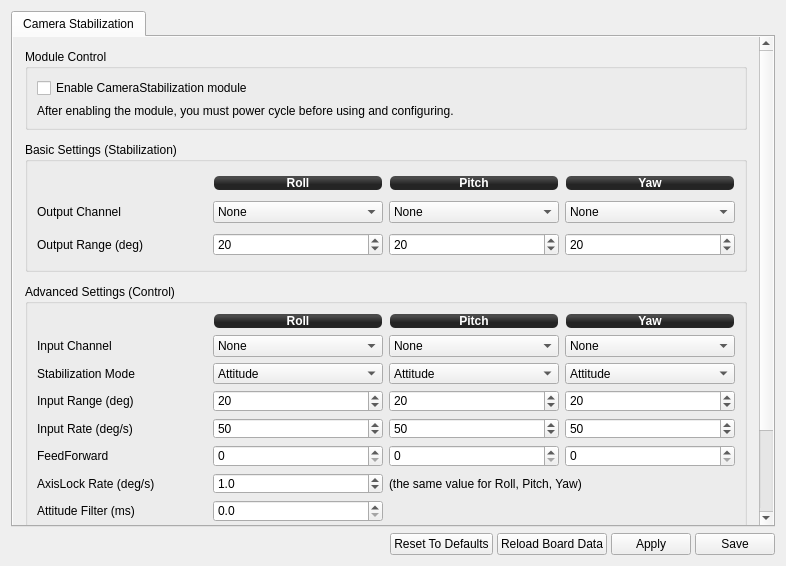
<?xml version="1.0" encoding="UTF-8"?>
<ui version="4.0">
 <class>CameraStabilizationWidget</class>
 <widget class="QWidget" name="CameraStabilizationWidget">
  <property name="geometry">
   <rect>
    <x>0</x>
    <y>0</y>
    <width>786</width>
    <height>566</height>
   </rect>
  </property>
  <property name="sizePolicy">
   <sizepolicy hsizetype="Preferred" vsizetype="Preferred">
    <horstretch>0</horstretch>
    <verstretch>0</verstretch>
   </sizepolicy>
  </property>
  <property name="minimumSize">
   <size>
    <width>0</width>
    <height>0</height>
   </size>
  </property>
  <property name="windowTitle">
   <string>Form</string>
  </property>
  <layout class="QVBoxLayout" name="verticalLayout_5">
   <item>
    <widget class="QTabWidget" name="tabWidget">
     <property name="sizePolicy">
      <sizepolicy hsizetype="Expanding" vsizetype="Expanding">
       <horstretch>0</horstretch>
       <verstretch>0</verstretch>
      </sizepolicy>
     </property>
     <property name="currentIndex">
      <number>0</number>
     </property>
     <widget class="QWidget" name="tab">
      <attribute name="title">
       <string>Camera Stabilization</string>
      </attribute>
      <layout class="QVBoxLayout" name="verticalLayout_2">
       <property name="margin">
        <number>0</number>
       </property>
       <item>
        <widget class="QScrollArea" name="scrollArea">
         <property name="sizePolicy">
          <sizepolicy hsizetype="Expanding" vsizetype="Expanding">
           <horstretch>0</horstretch>
           <verstretch>0</verstretch>
          </sizepolicy>
         </property>
         <property name="frameShape">
          <enum>QFrame::NoFrame</enum>
         </property>
         <property name="widgetResizable">
          <bool>true</bool>
         </property>
         <widget class="QWidget" name="scrollAreaWidgetContents_2">
          <property name="geometry">
           <rect>
            <x>0</x>
            <y>-87</y>
            <width>741</width>
            <height>559</height>
           </rect>
          </property>
          <layout class="QVBoxLayout" name="verticalLayout">
           <property name="spacing">
            <number>12</number>
           </property>
           <property name="margin">
            <number>12</number>
           </property>
           <item>
            <widget class="QGroupBox" name="groupBox_2">
             <property name="sizePolicy">
              <sizepolicy hsizetype="Preferred" vsizetype="Preferred">
               <horstretch>0</horstretch>
               <verstretch>0</verstretch>
              </sizepolicy>
             </property>
             <property name="minimumSize">
              <size>
               <width>0</width>
               <height>0</height>
              </size>
             </property>
             <property name="maximumSize">
              <size>
               <width>16777215</width>
               <height>16777215</height>
              </size>
             </property>
             <property name="title">
              <string>Module Control</string>
             </property>
             <layout class="QVBoxLayout" name="verticalLayout_4">
              <item>
               <widget class="QCheckBox" name="enableCameraStabilization">
                <property name="focusPolicy">
                 <enum>Qt::StrongFocus</enum>
                </property>
                <property name="text">
                 <string>Enable CameraStabilization module</string>
                </property>
               </widget>
              </item>
              <item>
               <widget class="QLabel" name="label_7">
                <property name="text">
                 <string>After enabling the module, you must power cycle before using and configuring.</string>
                </property>
               </widget>
              </item>
             </layout>
            </widget>
           </item>
           <item>
            <widget class="QGroupBox" name="groupBox_5">
             <property name="sizePolicy">
              <sizepolicy hsizetype="Preferred" vsizetype="Preferred">
               <horstretch>0</horstretch>
               <verstretch>0</verstretch>
              </sizepolicy>
             </property>
             <property name="minimumSize">
              <size>
               <width>0</width>
               <height>130</height>
              </size>
             </property>
             <property name="maximumSize">
              <size>
               <width>16777215</width>
               <height>16777215</height>
              </size>
             </property>
             <property name="title">
              <string>Basic Settings (Stabilization)</string>
             </property>
             <layout class="QGridLayout" name="gridLayout_9">
              <item row="2" column="3">
               <widget class="QSpinBox" name="yawOutputRange">
                <property name="focusPolicy">
                 <enum>Qt::StrongFocus</enum>
                </property>
                <property name="toolTip">
                 <string>Camera yaw angle for 100% output value, deg.

This value should be tuned for particular gimbal and servo. You also
have to define channel output range using Output configuration tab.</string>
                </property>
                <property name="maximum">
                 <number>180</number>
                </property>
                <property name="value">
                 <number>20</number>
                </property>
                <property name="objrelation" stdset="0">
                 <stringlist>
                  <string>objname:CameraStabSettings</string>
                  <string>fieldname:OutputRange</string>
                  <string>element:Yaw</string>
                  <string>haslimits:no</string>
                  <string>scale:1</string>
                  <string>buttongroup:1</string>
                 </stringlist>
                </property>
               </widget>
              </item>
              <item row="2" column="2">
               <widget class="QSpinBox" name="pitchOutputRange">
                <property name="focusPolicy">
                 <enum>Qt::StrongFocus</enum>
                </property>
                <property name="toolTip">
                 <string>Camera pitch angle for 100% output value, deg.

This value should be tuned for particular gimbal and servo. You also
have to define channel output range using Output configuration tab.</string>
                </property>
                <property name="maximum">
                 <number>180</number>
                </property>
                <property name="value">
                 <number>20</number>
                </property>
                <property name="objrelation" stdset="0">
                 <stringlist>
                  <string>objname:CameraStabSettings</string>
                  <string>fieldname:OutputRange</string>
                  <string>element:Pitch</string>
                  <string>haslimits:no</string>
                  <string>scale:1</string>
                  <string>buttongroup:1</string>
                 </stringlist>
                </property>
               </widget>
              </item>
              <item row="2" column="1">
               <widget class="QSpinBox" name="rollOutputRange">
                <property name="focusPolicy">
                 <enum>Qt::StrongFocus</enum>
                </property>
                <property name="toolTip">
                 <string>Camera roll angle for 100% output value, deg.

This value should be tuned for particular gimbal and servo. You also
have to define channel output range using Output configuration tab.</string>
                </property>
                <property name="maximum">
                 <number>180</number>
                </property>
                <property name="value">
                 <number>20</number>
                </property>
                <property name="objrelation" stdset="0">
                 <stringlist>
                  <string>objname:CameraStabSettings</string>
                  <string>fieldname:OutputRange</string>
                  <string>element:Roll</string>
                  <string>haslimits:no</string>
                  <string>scale:1</string>
                  <string>buttongroup:1</string>
                 </stringlist>
                </property>
               </widget>
              </item>
              <item row="1" column="3">
               <widget class="QComboBox" name="yawChannel">
                <property name="focusPolicy">
                 <enum>Qt::StrongFocus</enum>
                </property>
                <property name="toolTip">
                 <string>Yaw output channel for camera gimbal</string>
                </property>
                <item>
                 <property name="text">
                  <string>None</string>
                 </property>
                </item>
               </widget>
              </item>
              <item row="1" column="2">
               <widget class="QComboBox" name="pitchChannel">
                <property name="focusPolicy">
                 <enum>Qt::StrongFocus</enum>
                </property>
                <property name="toolTip">
                 <string>Pitch output channel for camera gimbal</string>
                </property>
                <item>
                 <property name="text">
                  <string>None</string>
                 </property>
                </item>
               </widget>
              </item>
              <item row="1" column="1">
               <widget class="QComboBox" name="rollChannel">
                <property name="focusPolicy">
                 <enum>Qt::StrongFocus</enum>
                </property>
                <property name="toolTip">
                 <string>Roll output channel for camera gimbal</string>
                </property>
                <item>
                 <property name="text">
                  <string>None</string>
                 </property>
                </item>
               </widget>
              </item>
              <item row="1" column="0">
               <widget class="QLabel" name="label_42">
                <property name="text">
                 <string>Output Channel</string>
                </property>
               </widget>
              </item>
              <item row="2" column="0">
               <widget class="QLabel" name="label_43">
                <property name="toolTip">
                 <string>Degrees deflection for half the full motion.</string>
                </property>
                <property name="text">
                 <string>Output Range (deg)</string>
                </property>
               </widget>
              </item>
              <item row="0" column="3">
               <widget class="QLabel" name="label_44">
                <property name="minimumSize">
                 <size>
                  <width>0</width>
                  <height>16</height>
                 </size>
                </property>
                <property name="maximumSize">
                 <size>
                  <width>16777215</width>
                  <height>16</height>
                 </size>
                </property>
                <property name="styleSheet">
                 <string notr="true">background-color: qlineargradient(spread:reflect, x1:0.507, y1:0, x2:0.507, y2:0.772, stop:0.208955 rgba(74, 74, 74, 255), stop:0.78607 rgba(36, 36, 36, 255));
color: rgb(255, 255, 255);
border-radius: 5;
font: bold 12px;
margin:1px;</string>
                </property>
                <property name="text">
                 <string>Yaw</string>
                </property>
                <property name="alignment">
                 <set>Qt::AlignCenter</set>
                </property>
               </widget>
              </item>
              <item row="0" column="2">
               <widget class="QLabel" name="label_45">
                <property name="minimumSize">
                 <size>
                  <width>0</width>
                  <height>16</height>
                 </size>
                </property>
                <property name="maximumSize">
                 <size>
                  <width>16777215</width>
                  <height>16</height>
                 </size>
                </property>
                <property name="styleSheet">
                 <string notr="true">background-color: qlineargradient(spread:reflect, x1:0.507, y1:0, x2:0.507, y2:0.772, stop:0.208955 rgba(74, 74, 74, 255), stop:0.78607 rgba(36, 36, 36, 255));
color: rgb(255, 255, 255);
border-radius: 5;
font: bold 12px;
margin:1px;</string>
                </property>
                <property name="text">
                 <string>Pitch</string>
                </property>
                <property name="alignment">
                 <set>Qt::AlignCenter</set>
                </property>
               </widget>
              </item>
              <item row="0" column="1">
               <widget class="QLabel" name="label_46">
                <property name="minimumSize">
                 <size>
                  <width>0</width>
                  <height>16</height>
                 </size>
                </property>
                <property name="maximumSize">
                 <size>
                  <width>16777215</width>
                  <height>16</height>
                 </size>
                </property>
                <property name="styleSheet">
                 <string notr="true">background-color: qlineargradient(spread:reflect, x1:0.507, y1:0, x2:0.507, y2:0.772, stop:0.208955 rgba(74, 74, 74, 255), stop:0.78607 rgba(36, 36, 36, 255));
color: rgb(255, 255, 255);
border-radius: 5;
font: bold 12px;
margin:1px;</string>
                </property>
                <property name="text">
                 <string>Roll</string>
                </property>
                <property name="alignment">
                 <set>Qt::AlignCenter</set>
                </property>
               </widget>
              </item>
             </layout>
            </widget>
           </item>
           <item>
            <widget class="QGroupBox" name="groupBox">
             <property name="sizePolicy">
              <sizepolicy hsizetype="Preferred" vsizetype="Preferred">
               <horstretch>0</horstretch>
               <verstretch>0</verstretch>
              </sizepolicy>
             </property>
             <property name="minimumSize">
              <size>
               <width>0</width>
               <height>250</height>
              </size>
             </property>
             <property name="maximumSize">
              <size>
               <width>16777215</width>
               <height>16777215</height>
              </size>
             </property>
             <property name="title">
              <string>Advanced Settings (Control)</string>
             </property>
             <layout class="QGridLayout" name="gridLayout_8">
              <property name="verticalSpacing">
               <number>6</number>
              </property>
              <item row="0" column="3">
               <widget class="QLabel" name="label_32">
                <property name="minimumSize">
                 <size>
                  <width>0</width>
                  <height>16</height>
                 </size>
                </property>
                <property name="maximumSize">
                 <size>
                  <width>16777215</width>
                  <height>16</height>
                 </size>
                </property>
                <property name="styleSheet">
                 <string notr="true">background-color: qlineargradient(spread:reflect, x1:0.507, y1:0, x2:0.507, y2:0.772, stop:0.208955 rgba(74, 74, 74, 255), stop:0.78607 rgba(36, 36, 36, 255));
color: rgb(255, 255, 255);
border-radius: 5;
font: bold 12px;
margin:1px;</string>
                </property>
                <property name="text">
                 <string>Yaw</string>
                </property>
                <property name="alignment">
                 <set>Qt::AlignCenter</set>
                </property>
               </widget>
              </item>
              <item row="0" column="1">
               <widget class="QLabel" name="label_34">
                <property name="minimumSize">
                 <size>
                  <width>0</width>
                  <height>16</height>
                 </size>
                </property>
                <property name="maximumSize">
                 <size>
                  <width>16777215</width>
                  <height>16</height>
                 </size>
                </property>
                <property name="styleSheet">
                 <string notr="true">background-color: qlineargradient(spread:reflect, x1:0.507, y1:0, x2:0.507, y2:0.772, stop:0.208955 rgba(74, 74, 74, 255), stop:0.78607 rgba(36, 36, 36, 255));
color: rgb(255, 255, 255);
border-radius: 5;
font: bold 12px;
margin:1px;</string>
                </property>
                <property name="text">
                 <string>Roll</string>
                </property>
                <property name="alignment">
                 <set>Qt::AlignCenter</set>
                </property>
               </widget>
              </item>
              <item row="2" column="3">
               <widget class="QComboBox" name="yawStabilizationMode">
                <property name="focusPolicy">
                 <enum>Qt::StrongFocus</enum>
                </property>
                <property name="toolTip">
                 <string>Axis stabilization mode

Attitude: camera tracks level for the axis. Input controls the deflection.
AxisLock: camera remembers tracking attitude. Input controls the rate of deflection.</string>
                </property>
                <property name="objrelation" stdset="0">
                 <stringlist>
                  <string>objname:CameraStabSettings</string>
                  <string>fieldname:StabilizationMode</string>
                  <string>element:Yaw</string>
                  <string>buttongroup:1</string>
                 </stringlist>
                </property>
                <item>
                 <property name="text">
                  <string>Attitude</string>
                 </property>
                </item>
               </widget>
              </item>
              <item row="1" column="3">
               <widget class="QComboBox" name="yawInputChannel">
                <property name="focusPolicy">
                 <enum>Qt::StrongFocus</enum>
                </property>
                <property name="toolTip">
                 <string>Input channel to control camera yaw

Don't forget to map this channel using Input configuration tab.</string>
                </property>
                <property name="objrelation" stdset="0">
                 <stringlist>
                  <string>objname:CameraStabSettings</string>
                  <string>fieldname:Input</string>
                  <string>element:Yaw</string>
                  <string>buttongroup:1</string>
                 </stringlist>
                </property>
                <item>
                 <property name="text">
                  <string>None</string>
                 </property>
                </item>
               </widget>
              </item>
              <item row="1" column="0">
               <widget class="QLabel" name="label_35">
                <property name="toolTip">
                 <string>Which accessory channel to use as a camera input</string>
                </property>
                <property name="text">
                 <string>Input Channel</string>
                </property>
               </widget>
              </item>
              <item row="0" column="2">
               <widget class="QLabel" name="label_33">
                <property name="minimumSize">
                 <size>
                  <width>0</width>
                  <height>16</height>
                 </size>
                </property>
                <property name="maximumSize">
                 <size>
                  <width>16777215</width>
                  <height>16</height>
                 </size>
                </property>
                <property name="styleSheet">
                 <string notr="true">background-color: qlineargradient(spread:reflect, x1:0.507, y1:0, x2:0.507, y2:0.772, stop:0.208955 rgba(74, 74, 74, 255), stop:0.78607 rgba(36, 36, 36, 255));
color: rgb(255, 255, 255);
border-radius: 5;
font: bold 12px;
margin:1px;</string>
                </property>
                <property name="text">
                 <string>Pitch</string>
                </property>
                <property name="alignment">
                 <set>Qt::AlignCenter</set>
                </property>
               </widget>
              </item>
              <item row="1" column="1">
               <widget class="QComboBox" name="rollInputChannel">
                <property name="focusPolicy">
                 <enum>Qt::StrongFocus</enum>
                </property>
                <property name="toolTip">
                 <string>Input channel to control camera roll

Don't forget to map this channel using Input configuration tab.</string>
                </property>
                <property name="objrelation" stdset="0">
                 <stringlist>
                  <string>objname:CameraStabSettings</string>
                  <string>fieldname:Input</string>
                  <string>element:Roll</string>
                  <string>buttongroup:1</string>
                 </stringlist>
                </property>
                <item>
                 <property name="text">
                  <string>None</string>
                 </property>
                </item>
               </widget>
              </item>
              <item row="1" column="2">
               <widget class="QComboBox" name="pitchInputChannel">
                <property name="focusPolicy">
                 <enum>Qt::StrongFocus</enum>
                </property>
                <property name="toolTip">
                 <string>Input channel to control camera pitch

Don't forget to map this channel using Input configuration tab.</string>
                </property>
                <property name="objrelation" stdset="0">
                 <stringlist>
                  <string>objname:CameraStabSettings</string>
                  <string>fieldname:Input</string>
                  <string>element:Pitch</string>
                  <string>buttongroup:1</string>
                 </stringlist>
                </property>
                <item>
                 <property name="text">
                  <string>None</string>
                 </property>
                </item>
               </widget>
              </item>
              <item row="3" column="3">
               <widget class="QSpinBox" name="yawInputRange">
                <property name="focusPolicy">
                 <enum>Qt::StrongFocus</enum>
                </property>
                <property name="toolTip">
                 <string>Maximum camera yaw deflection for 100% input in Attitude mode, deg.</string>
                </property>
                <property name="maximum">
                 <number>180</number>
                </property>
                <property name="value">
                 <number>20</number>
                </property>
                <property name="objrelation" stdset="0">
                 <stringlist>
                  <string>objname:CameraStabSettings</string>
                  <string>fieldname:InputRange</string>
                  <string>element:Yaw</string>
                  <string>haslimits:no</string>
                  <string>scale:1</string>
                  <string>buttongroup:1</string>
                 </stringlist>
                </property>
               </widget>
              </item>
              <item row="4" column="3">
               <widget class="QSpinBox" name="yawInputRate">
                <property name="focusPolicy">
                 <enum>Qt::StrongFocus</enum>
                </property>
                <property name="toolTip">
                 <string>Maximum camera yaw rate for 100% input in AxisLock mode, deg/s.</string>
                </property>
                <property name="maximum">
                 <number>180</number>
                </property>
                <property name="value">
                 <number>50</number>
                </property>
                <property name="objrelation" stdset="0">
                 <stringlist>
                  <string>objname:CameraStabSettings</string>
                  <string>fieldname:InputRate</string>
                  <string>element:Yaw</string>
                  <string>haslimits:no</string>
                  <string>scale:1</string>
                  <string>buttongroup:1</string>
                 </stringlist>
                </property>
               </widget>
              </item>
              <item row="5" column="3">
               <widget class="QSpinBox" name="yawResponseTime">
                <property name="focusPolicy">
                 <enum>Qt::StrongFocus</enum>
                </property>
                <property name="toolTip">
                 <string>Input low-pass filter response time for yaw axis, ms.

This option smoothes the stick input. Zero value disables LPF.</string>
                </property>
                <property name="maximum">
                 <number>1000</number>
                </property>
                <property name="value">
                 <number>0</number>
                </property>
                <property name="objrelation" stdset="0">
                 <stringlist>
                  <string>objname:CameraStabSettings</string>
                  <string>fieldname:FeedForward</string>
                  <string>element:Yaw</string>
                  <string>haslimits:no</string>
                  <string>scale:1</string>
                  <string>buttongroup:1</string>
                 </stringlist>
                </property>
               </widget>
              </item>
              <item row="2" column="2">
               <widget class="QComboBox" name="pitchStabilizationMode">
                <property name="focusPolicy">
                 <enum>Qt::StrongFocus</enum>
                </property>
                <property name="toolTip">
                 <string>Axis stabilization mode

Attitude: camera tracks level for the axis. Input controls the deflection.
AxisLock: camera remembers tracking attitude. Input controls the rate of deflection.</string>
                </property>
                <property name="objrelation" stdset="0">
                 <stringlist>
                  <string>objname:CameraStabSettings</string>
                  <string>fieldname:StabilizationMode</string>
                  <string>element:Pitch</string>
                  <string>buttongroup:1</string>
                 </stringlist>
                </property>
                <item>
                 <property name="text">
                  <string>Attitude</string>
                 </property>
                </item>
               </widget>
              </item>
              <item row="3" column="2">
               <widget class="QSpinBox" name="pitchInputRange">
                <property name="focusPolicy">
                 <enum>Qt::StrongFocus</enum>
                </property>
                <property name="toolTip">
                 <string>Maximum camera pitch deflection for 100% input in Attitude mode, deg.</string>
                </property>
                <property name="maximum">
                 <number>180</number>
                </property>
                <property name="value">
                 <number>20</number>
                </property>
                <property name="objrelation" stdset="0">
                 <stringlist>
                  <string>objname:CameraStabSettings</string>
                  <string>fieldname:InputRange</string>
                  <string>element:Pitch</string>
                  <string>haslimits:no</string>
                  <string>scale:1</string>
                  <string>buttongroup:1</string>
                 </stringlist>
                </property>
               </widget>
              </item>
              <item row="4" column="2">
               <widget class="QSpinBox" name="pitchInputRate">
                <property name="focusPolicy">
                 <enum>Qt::StrongFocus</enum>
                </property>
                <property name="toolTip">
                 <string>Maximum camera pitch rate for 100% input in AxisLock mode, deg/s.</string>
                </property>
                <property name="maximum">
                 <number>180</number>
                </property>
                <property name="value">
                 <number>50</number>
                </property>
                <property name="objrelation" stdset="0">
                 <stringlist>
                  <string>objname:CameraStabSettings</string>
                  <string>fieldname:InputRate</string>
                  <string>element:Pitch</string>
                  <string>haslimits:no</string>
                  <string>scale:1</string>
                  <string>buttongroup:1</string>
                 </stringlist>
                </property>
               </widget>
              </item>
              <item row="5" column="2">
               <widget class="QSpinBox" name="pitchResponseTime">
                <property name="focusPolicy">
                 <enum>Qt::StrongFocus</enum>
                </property>
                <property name="toolTip">
                 <string>Input low-pass filter response time for pitch axis, ms.

This option smoothes the stick input. Zero value disables LPF.</string>
                </property>
                <property name="maximum">
                 <number>1000</number>
                </property>
                <property name="value">
                 <number>0</number>
                </property>
                <property name="objrelation" stdset="0">
                 <stringlist>
                  <string>objname:CameraStabSettings</string>
                  <string>fieldname:FeedForward</string>
                  <string>element:Pitch</string>
                  <string>haslimits:no</string>
                  <string>scale:1</string>
                  <string>buttongroup:1</string>
                 </stringlist>
                </property>
               </widget>
              </item>
              <item row="2" column="1">
               <widget class="QComboBox" name="rollStabilizationMode">
                <property name="focusPolicy">
                 <enum>Qt::StrongFocus</enum>
                </property>
                <property name="toolTip">
                 <string>Axis stabilization mode

Attitude: camera tracks level for the axis. Input controls the deflection.
AxisLock: camera remembers tracking attitude. Input controls the rate of deflection.</string>
                </property>
                <property name="objrelation" stdset="0">
                 <stringlist>
                  <string>objname:CameraStabSettings</string>
                  <string>fieldname:StabilizationMode</string>
                  <string>element:Roll</string>
                  <string>buttongroup:1</string>
                 </stringlist>
                </property>
                <item>
                 <property name="text">
                  <string>Attitude</string>
                 </property>
                </item>
               </widget>
              </item>
              <item row="3" column="1">
               <widget class="QSpinBox" name="rollInputRange">
                <property name="focusPolicy">
                 <enum>Qt::StrongFocus</enum>
                </property>
                <property name="toolTip">
                 <string>Maximum camera roll deflection for 100% input in Attitude mode, deg.</string>
                </property>
                <property name="maximum">
                 <number>180</number>
                </property>
                <property name="value">
                 <number>20</number>
                </property>
                <property name="objrelation" stdset="0">
                 <stringlist>
                  <string>objname:CameraStabSettings</string>
                  <string>fieldname:InputRange</string>
                  <string>element:Roll</string>
                  <string>haslimits:no</string>
                  <string>scale:1</string>
                  <string>buttongroup:1</string>
                 </stringlist>
                </property>
               </widget>
              </item>
              <item row="6" column="0">
               <widget class="QLabel" name="label_36">
                <property name="toolTip">
                 <string>A stick input greater than this will cause the camera to track at that rate.  Less than this will cause it to try and track a setpoint.</string>
                </property>
                <property name="text">
                 <string>AxisLock Rate (deg/s)</string>
                </property>
               </widget>
              </item>
              <item row="4" column="1">
               <widget class="QSpinBox" name="rollInputRate">
                <property name="focusPolicy">
                 <enum>Qt::StrongFocus</enum>
                </property>
                <property name="toolTip">
                 <string>Maximum camera roll rate for 100% input in AxisLock mode, deg/s.</string>
                </property>
                <property name="maximum">
                 <number>180</number>
                </property>
                <property name="value">
                 <number>50</number>
                </property>
                <property name="objrelation" stdset="0">
                 <stringlist>
                  <string>objname:CameraStabSettings</string>
                  <string>fieldname:InputRate</string>
                  <string>element:Roll</string>
                  <string>haslimits:no</string>
                  <string>scale:1</string>
                  <string>buttongroup:1</string>
                 </stringlist>
                </property>
               </widget>
              </item>
              <item row="5" column="0">
               <widget class="QLabel" name="label_37">
                <property name="toolTip">
                 <string>This setting causes small changes to over-drive the servo to make it respond more quickly.  If set too high you will see overcompensation for small changes.</string>
                </property>
                <property name="text">
                 <string>FeedForward</string>
                </property>
               </widget>
              </item>
              <item row="5" column="1">
               <widget class="QSpinBox" name="rollFeedforward">
                <property name="focusPolicy">
                 <enum>Qt::StrongFocus</enum>
                </property>
                <property name="toolTip">
                 <string>Input low-pass filter response time for roll axis, ms.

This option smoothes the stick input. Zero value disables LPF.</string>
                </property>
                <property name="maximum">
                 <number>1000</number>
                </property>
                <property name="value">
                 <number>0</number>
                </property>
                <property name="objrelation" stdset="0">
                 <stringlist>
                  <string>objname:CameraStabSettings</string>
                  <string>fieldname:FeedForward</string>
                  <string>element:Roll</string>
                  <string>haslimits:no</string>
                  <string>scale:1</string>
                  <string>buttongroup:1</string>
                 </stringlist>
                </property>
               </widget>
              </item>
              <item row="4" column="0">
               <widget class="QLabel" name="label_38">
                <property name="toolTip">
                 <string>The maximum rate to move the camera from inputs.</string>
                </property>
                <property name="text">
                 <string>Input Rate (deg/s)</string>
                </property>
               </widget>
              </item>
              <item row="2" column="0">
               <widget class="QLabel" name="label_40">
                <property name="toolTip">
                 <string>Attitude mode means the stick specifies a direction.  Axis lock means the stick specifies a rate to track with the camera.</string>
                </property>
                <property name="text">
                 <string>Stabilization Mode</string>
                </property>
               </widget>
              </item>
              <item row="6" column="2" colspan="2">
               <widget class="QLabel" name="label_41">
                <property name="text">
                 <string>(the same value for Roll, Pitch, Yaw)</string>
                </property>
               </widget>
              </item>
              <item row="3" column="0">
               <widget class="QLabel" name="label_39">
                <property name="toolTip">
                 <string>The maximum angle to move the camera due to inputs.</string>
                </property>
                <property name="text">
                 <string>Input Range (deg)</string>
                </property>
               </widget>
              </item>
              <item row="6" column="1">
               <widget class="QDoubleSpinBox" name="MaxAxisLockRate">
                <property name="focusPolicy">
                 <enum>Qt::StrongFocus</enum>
                </property>
                <property name="toolTip">
                 <string>Stick input deadband for all axes in AxisLock mode, deg/s.

When stick input is within the MaxAxisLockRate range, camera tracks
current attitude. Otherwise it starts moving according to input with
rate depending on input value.

If you have drift in your Tx controls, you may want to increase this
value.</string>
                </property>
                <property name="decimals">
                 <number>1</number>
                </property>
                <property name="singleStep">
                 <double>0.100000000000000</double>
                </property>
                <property name="value">
                 <double>1.000000000000000</double>
                </property>
                <property name="objrelation" stdset="0">
                 <stringlist>
                  <string>objname:CameraStabSettings</string>
                  <string>fieldname:MaxAxisLockRate</string>
                  <string>haslimits:no</string>
                  <string>scale:1</string>
                  <string>buttongroup:1</string>
                 </stringlist>
                </property>
               </widget>
              </item>
              <item row="7" column="0">
               <widget class="QLabel" name="label">
                <property name="text">
                 <string>Attitude Filter (ms)</string>
                </property>
               </widget>
              </item>
              <item row="7" column="1">
               <widget class="QDoubleSpinBox" name="AttitudeFilter">
                <property name="focusPolicy">
                 <enum>Qt::StrongFocus</enum>
                </property>
                <property name="toolTip">
                 <string>Stick input deadband for all axes in AxisLock mode, deg/s.

When stick input is within the MaxAxisLockRate range, camera tracks
current attitude. Otherwise it starts moving according to input with
rate depending on input value.

If you have drift in your Tx controls, you may want to increase this
value.</string>
                </property>
                <property name="decimals">
                 <number>1</number>
                </property>
                <property name="singleStep">
                 <double>0.100000000000000</double>
                </property>
                <property name="value">
                 <double>0.000000000000000</double>
                </property>
                <property name="objrelation" stdset="0">
                 <stringlist>
                  <string>objname:CameraStabSettings</string>
                  <string>fieldname:AttitudeFilter</string>
                  <string>haslimits:no</string>
                  <string>scale:1</string>
                  <string>buttongroup:1</string>
                 </stringlist>
                </property>
               </widget>
              </item>
             </layout>
            </widget>
           </item>
           <item>
            <widget class="QGroupBox" name="groupBox_4">
             <property name="minimumSize">
              <size>
               <width>0</width>
               <height>71</height>
              </size>
             </property>
             <property name="maximumSize">
              <size>
               <width>16777215</width>
               <height>16777215</height>
              </size>
             </property>
             <property name="title">
              <string>Messages</string>
             </property>
             <layout class="QVBoxLayout" name="verticalLayout_3">
              <item>
               <widget class="QLabel" name="message">
                <property name="autoFillBackground">
                 <bool>false</bool>
                </property>
                <property name="text">
                 <string/>
                </property>
               </widget>
              </item>
             </layout>
            </widget>
           </item>
           <item>
            <spacer name="verticalSpacer_2">
             <property name="orientation">
              <enum>Qt::Vertical</enum>
             </property>
             <property name="sizeType">
              <enum>QSizePolicy::Expanding</enum>
             </property>
             <property name="sizeHint" stdset="0">
              <size>
               <width>20</width>
               <height>40</height>
              </size>
             </property>
            </spacer>
           </item>
          </layout>
         </widget>
        </widget>
       </item>
      </layout>
     </widget>
    </widget>
   </item>
   <item>
    <layout class="QGridLayout" name="gridLayout">
     <property name="horizontalSpacing">
      <number>4</number>
     </property>
     <item row="0" column="0">
      <spacer name="horizontalSpacer">
       <property name="orientation">
        <enum>Qt::Horizontal</enum>
       </property>
       <property name="sizeHint" stdset="0">
        <size>
         <width>288</width>
         <height>18</height>
        </size>
       </property>
      </spacer>
     </item>
     <item row="0" column="1">
      <widget class="QPushButton" name="camerastabilizationHelp">
       <property name="sizePolicy">
        <sizepolicy hsizetype="Fixed" vsizetype="Fixed">
         <horstretch>0</horstretch>
         <verstretch>0</verstretch>
        </sizepolicy>
       </property>
       <property name="maximumSize">
        <size>
         <width>25</width>
         <height>25</height>
        </size>
       </property>
       <property name="font">
        <font>
         <kerning>true</kerning>
        </font>
       </property>
       <property name="text">
        <string/>
       </property>
       <property name="icon">
        <iconset resource="../coreplugin/core.qrc">
         <normaloff>:/core/images/helpicon.svg</normaloff>:/core/images/helpicon.svg</iconset>
       </property>
       <property name="iconSize">
        <size>
         <width>25</width>
         <height>25</height>
        </size>
       </property>
       <property name="shortcut">
        <string>Ctrl+S</string>
       </property>
       <property name="default">
        <bool>false</bool>
       </property>
       <property name="flat">
        <bool>true</bool>
       </property>
       <property name="objrelation" stdset="0">
        <stringlist>
         <string>button:help</string>
         <string>url:https://github.com/TauLabs/TauLabs/wiki/OnlineHelp:-Camera-Stabilization-Configuration</string>
        </stringlist>
       </property>
      </widget>
     </item>
     <item row="0" column="2">
      <widget class="QPushButton" name="camerastabilizationResetToDefaults">
       <property name="minimumSize">
        <size>
         <width>0</width>
         <height>0</height>
        </size>
       </property>
       <property name="maximumSize">
        <size>
         <width>16777215</width>
         <height>16777215</height>
        </size>
       </property>
       <property name="toolTip">
        <string>Load default CameraStabilization settings except output channels into GCS.

Loaded settings are not applied automatically. You have to click the
Apply or Save button afterwards.</string>
       </property>
       <property name="text">
        <string>Reset To Defaults</string>
       </property>
       <property name="objrelation" stdset="0">
        <stringlist>
         <string>button:default</string>
         <string>buttongroup:1</string>
        </stringlist>
       </property>
      </widget>
     </item>
     <item row="0" column="3">
      <widget class="QPushButton" name="pushButton">
       <property name="minimumSize">
        <size>
         <width>0</width>
         <height>0</height>
        </size>
       </property>
       <property name="maximumSize">
        <size>
         <width>16777215</width>
         <height>16777215</height>
        </size>
       </property>
       <property name="toolTip">
        <string>Reloads saved CameraStabilization settings  except output channels
from board into GCS. Useful if you have accidentally changed some
settings.

Loaded settings are not applied automatically. You have to click the
Apply or Save button afterwards.</string>
       </property>
       <property name="text">
        <string>Reload Board Data</string>
       </property>
       <property name="objrelation" stdset="0">
        <stringlist>
         <string>button:reload</string>
         <string>buttongroup:1</string>
        </stringlist>
       </property>
      </widget>
     </item>
     <item row="0" column="4">
      <widget class="QPushButton" name="camerastabilizationSaveRAM">
       <property name="minimumSize">
        <size>
         <width>0</width>
         <height>0</height>
        </size>
       </property>
       <property name="maximumSize">
        <size>
         <width>16777215</width>
         <height>16777215</height>
        </size>
       </property>
       <property name="toolTip">
        <string>Send settings to the board but do not save to the non-volatile memory</string>
       </property>
       <property name="text">
        <string>Apply</string>
       </property>
       <property name="objrelation" stdset="0">
        <stringlist>
         <string>button:apply</string>
        </stringlist>
       </property>
      </widget>
     </item>
     <item row="0" column="5">
      <widget class="QPushButton" name="camerastabilizationSaveSD">
       <property name="minimumSize">
        <size>
         <width>0</width>
         <height>0</height>
        </size>
       </property>
       <property name="maximumSize">
        <size>
         <width>16777215</width>
         <height>16777215</height>
        </size>
       </property>
       <property name="toolTip">
        <string>Send settings to the board and save to the non-volatile memory</string>
       </property>
       <property name="text">
        <string>Save</string>
       </property>
       <property name="checked">
        <bool>false</bool>
       </property>
       <property name="objrelation" stdset="0">
        <stringlist>
         <string>button:save</string>
        </stringlist>
       </property>
      </widget>
     </item>
    </layout>
   </item>
  </layout>
 </widget>
 <tabstops>
  <tabstop>scrollArea</tabstop>
 </tabstops>
 <resources>
  <include location="../coreplugin/core.qrc"/>
 </resources>
 <connections/>
</ui>
